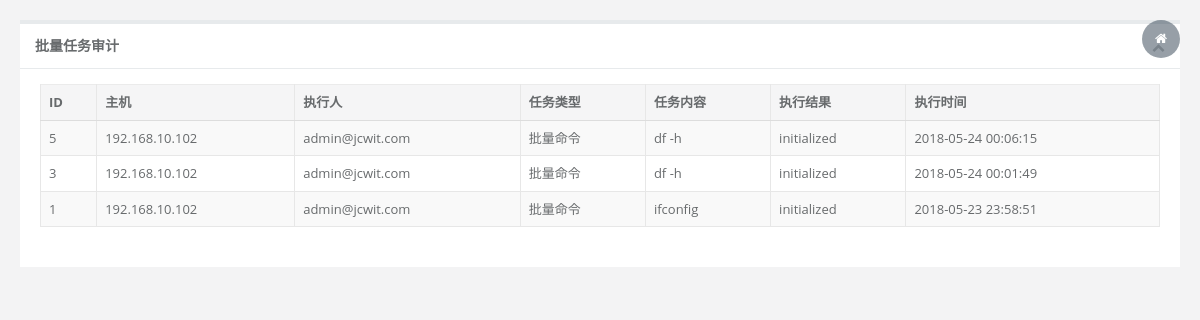
The app's page /task/task_log/ (signed in) with its own data.
### tasks/models.py (models this page shows, shortened)
class TaskLogDetail(models.Model):
    task = models.ForeignKey("Task")
    host = models.ForeignKey(Assets)
    result = models.TextField(verbose_name="任务执行结果")
    status_choices = ((0,'initialized'),(1,'sucess'),(2,'failed'),(3,'timeout'))
    status = models.SmallIntegerField(choices=status_choices,default=0)
    date = models.DateTimeField(auto_now_add=True)
    class Meta:
        db_table = 'tasklogdetail'
        verbose_name_plural = u'Tasklogdetail'
        verbose_name = u'Tasklogdetail'
        permissions = (
            ("can_delete_session", ("可以删除tasklog")),
            ("can_view_session", ("可以查看tasklog")),
        )

class Task(models.Model):
    task_type_choices = (('cmd','批量命令'),('file-transfer','文件传输'))
    task_type = models.CharField(choices=task_type_choices,max_length=64)
    content = models.CharField(max_length=255, verbose_name="任务内容")
    user = models.ForeignKey(UserProfile)
    date = models.DateTimeField(auto_now_add=True)
    class Meta:
        db_table = 'task'
        verbose_name_plural = u'Task'
        verbose_name = u'Task'
        permissions = (
            ("can_delete_task", ("可以删除task")),
            ("can_view_task", ("可以查看task")),
        )

### asset/models.py (models this page shows, shortened)
class Assets(models.Model):
    hostname = models.CharField(max_length=32,unique=True,verbose_name=u'主机名',)
    wip = models.GenericIPAddressField(unique=True,verbose_name=u'外网IP')
    lip = models.GenericIPAddressField(unique=True,verbose_name=u'内网IP')
    system_type = models.CharField(max_length=64,blank=True,null=True,verbose_name=u'系统类型')
    ssh_port = models.IntegerField(default=22,verbose_name='ssh端口')
    cpu = models.CharField(max_length=64,blank=True,null=True,verbose_name=u'CPU')
    memory = models.CharField(max_length=64,blank=True,null=True,verbose_name=u'内存')
    disk = models.CharField(max_length=64,blank=True,null=True,verbose_name=u'硬盘')
    instance_id = models.CharField(max_length=64,null=True,blank=True,verbose_name=u'实例ID')
    buy_time = models.DateTimeField(verbose_name='购买时间', null=True, blank=True)
    expire_time = models.DateTimeField(verbose_name='到期时间', null=True, blank=True)
    online_choices = (
        (0,'上线'),
        (1,'下线'),
    )
    user = models.ForeignKey('HostUsers',verbose_name=u'系统用户')
    online_status = models.SmallIntegerField(choices=online_choices,verbose_name=u'状态')
    serverid = models.IntegerField(blank=True, null=True,verbose_name=u'ServerID')
    gameid = models.IntegerField(blank=True, null=True,verbose_name=u'GameID')
    ctime = models.DateTimeField(auto_now_add=True,verbose_name=u'创建时间')
    utime= models.DateTimeField(auto_now=True,verbose_name=u'修改时间')
    memo = models.CharField(max_length=256,blank=True,null=True,verbose_name=u'备注')
    class Meta:
        db_table = 'assets'
        verbose_name_plural = u'资产'
        verbose_name = u'资产'
        permissions = {
            ("can_add_asset", ("可以添加资产")),
            ("can_change_asset", ("可以修改资产")),
            ("can_delete_asset", ("可以删除资产")),
            ("can_connect_asset", ("可以连接终端")),
            ("can_kill_asset", ("可以关闭终端")),
            ("can_monitor_asset", ("可以监控终端")),
            ("can_view_asset", ("可以查看资产")),
        }

### index/models.py (models this page shows, shortened)
class UserProfile(auth.AbstractBaseUser,auth.PermissionsMixin):
    email = models.EmailField(
            verbose_name='email address',
            max_length=255,
            unique=True,
    )
    is_active = models.BooleanField(default=True)
    objects = auth.UserManager()
    name = models.CharField(max_length=32)
    host_groups = models.ManyToManyField(HostGroup, verbose_name='授权主机组', blank=True)
    bind_hosts = models.ManyToManyField(Assets, verbose_name='授权主机', blank=True)
    memo = models.TextField('备注', blank=True, null=True, default=None)
    date_joined = models.DateTimeField(blank=True, null=True, auto_now_add=True)
    valid_begin_time = models.DateTimeField(default=django.utils.timezone.now, help_text="yyyy-mm-dd HH:MM:SS")
    valid_end_time = models.DateTimeField(blank=True, null=True, help_text="yyyy-mm-dd HH:MM:SS")
    USERNAME_FIELD = 'email'
    REQUIRED_FIELDS = ['name']
    class Meta:
        db_table = 'userprofile'
        verbose_name = '用户信息'
        verbose_name_plural = u"用户信息"

### tasks/views.py (the view)
class TasklogList(LoginRequiredMixin,PermissionRequiredMixin,ListView):
    template_name = 'ansible/tasklog.html'
    model = models.TaskLogDetail
    context_object_name =  "tasklog_list"
    queryset = models.TaskLogDetail.objects.all()
    ordering = ('-id'),
    permission_required = 'task.can_view_session'
    raise_exception = True

### templates/ansible/tasklog.html (shortened to what this page needs)
<!DOCTYPE html>
<html>
<head>
    <link href="/static/css/bootstrap.min.css?v=3.3.6" rel="stylesheet">
    <link href="/static/css/font-awesome.css?v=4.4.0" rel="stylesheet">
    <link href="/static/plugins/dataTables/dataTables.bootstrap.css" rel="stylesheet">
    <link href="/static/css/animate.css" rel="stylesheet">
    <link href="/static/css/style.css?v=4.1.0" rel="stylesheet">
</head>
<body class="gray-bg">
    <div class="wrapper wrapper-content animated fadeInRight">
        <div class="row">
            <div class="col-sm-12">
                <div class="ibox float-e-margins">
                    <div class="ibox-title">
                        <h5>批量任务审计</h5>
                        <div class="ibox-tools">
                            <a class="collapse-link">
                                <i class="fa fa-chevron-up"></i>
                            </a>
                        </div>
                    </div>
                    <div class="ibox-content">
                        <div>
                        <table class="table table-striped table-bordered table-hover dataTables-host">
                            <thead>
                                <tr>
                                    <th>ID</th>
                                    <th>主机</th>
                                    <th>执行人</th>
                                    <th>任务类型</th>
                                    <th>任务内容</th>
                                    <th>执行结果</th>
                                    <th>执行时间</th>
                                </tr>
                            </thead>
                            <tbody>
                              {%  for task in tasklog_list %}
                                <tr class="gradeX">
                                    <td>{{ task.id }}</td>
                                    <td>{{ task.host.wip}}</td>
                                    <td>{{ task.task.user.email }}</td>
                                    <td>{{ task.task.get_task_type_display}}</td>
                                    <td>{{ task.task.content }}</td>
                                    <td>{{ task.get_status_display }}</td>
                                    <td>{{ task.date }}</td>
                                </tr>
                            {% endfor %}
                            </tbody>
                        </table>
                    </div>
                </div>
            </div>
        </div>
    </div>
    </div>
</body>
</html>

### records on screen
TaskLogDetail: id "5", host.wip "192.168.10.102", task.user.email "admin@jcwit.com", task.task_type "批量命令", task.content "df -h", status "initialized", date "2018-05-24 00:06:15"
TaskLogDetail: id "3", host.wip "192.168.10.102", task.user.email "admin@jcwit.com", task.task_type "批量命令", task.content "df -h", status "initialized", date "2018-05-24 00:01:49"
TaskLogDetail: id "1", host.wip "192.168.10.102", task.user.email "admin@jcwit.com", task.task_type "批量命令", task.content "ifconfig", status "initialized", date "2018-05-23 23:58:51"
